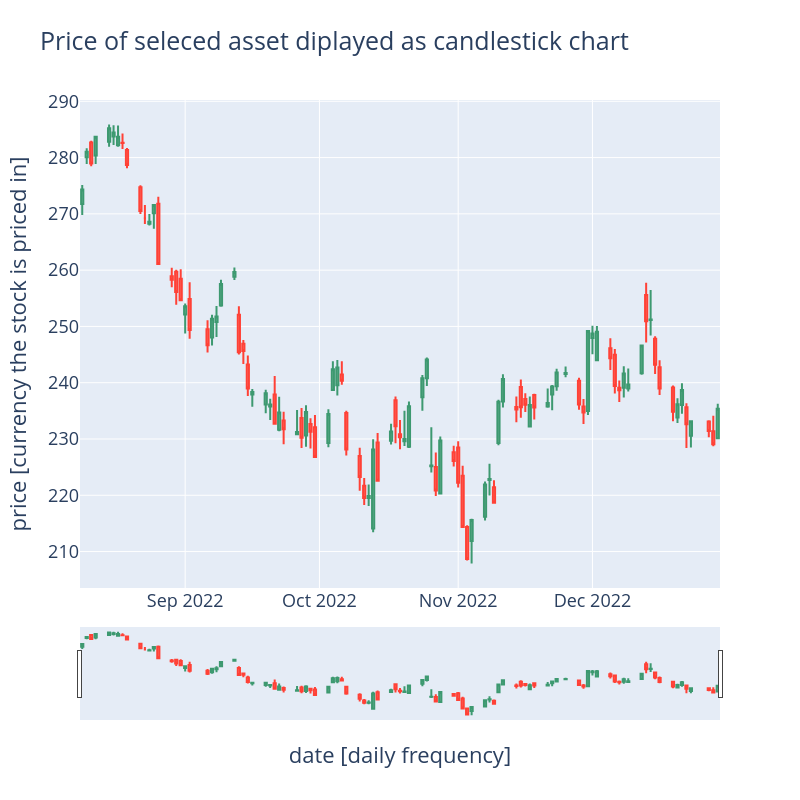

Notebook cell for this chart:
### Code cell
ohlc_plot_candles_plotly(
    df=df[["date", "open", "high", "low", "close"]].set_index("date")[-100:]
)
